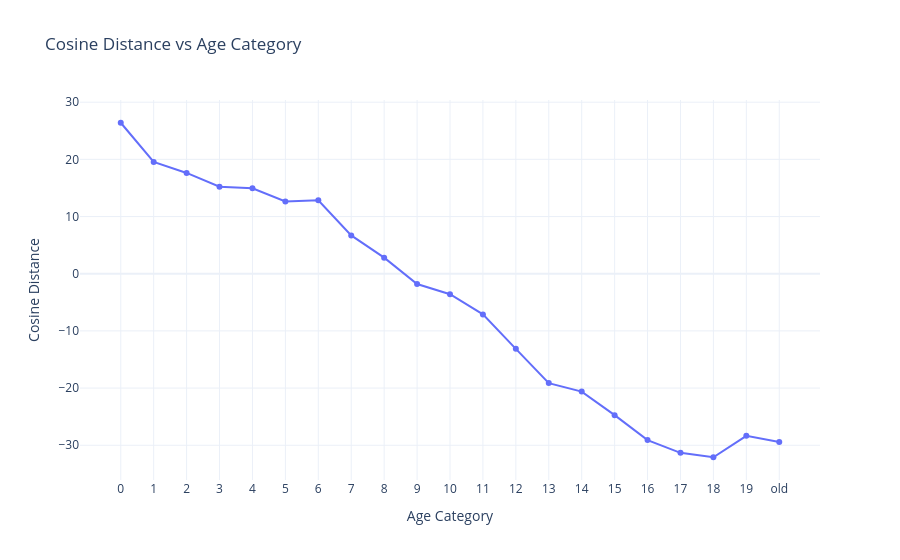

This figure's notebook cell:
### Code cell
ages = [
    "0","1","2","3","4","5","6","7","8","9",
    "10","11","12","13","14","15","16","17",
    "18","19","old"
]

# Ensure correct order
distances = np.array([
    cos_distances[a] for a in ages
])

plot_age_vs_distance(ages, distances)

### Figure 1 — Plotly figure (JSON) as saved in the notebook; plotly's stock layout.template omitted (floating-point values rounded to 4 significant figures)
{"data": [{"mode": "lines+markers", "name": "Cosine Distance", "type": "scatter", "x": ["0", "1", "2", "3", "4", "5", "6", "7", "8", "9", "10", "11", "12", "13", "14", "15", "16", "17", "18", "19", "old"], "y": [26.4, 19.56, 17.63, 15.23, 14.94, 12.65, 12.83, 6.706, 2.812, -1.8, -3.593, -7.115, -13.14, -19.13, -20.61, -24.74, -29.09, -31.33, -32.1, -28.35, -29.42]}], "layout": {"title": {"text": "Cosine Distance vs Age Category"}, "xaxis": {"categoryarray": ["0", "1", "2", "3", "4", "5", "6", "7", "8", "9", "10", "11", "12", "13", "14", "15", "16", "17", "18", "19", "old"], "categoryorder": "array", "title": {"text": "Age Category"}, "type": "category"}, "yaxis": {"title": {"text": "Cosine Distance"}}}}
